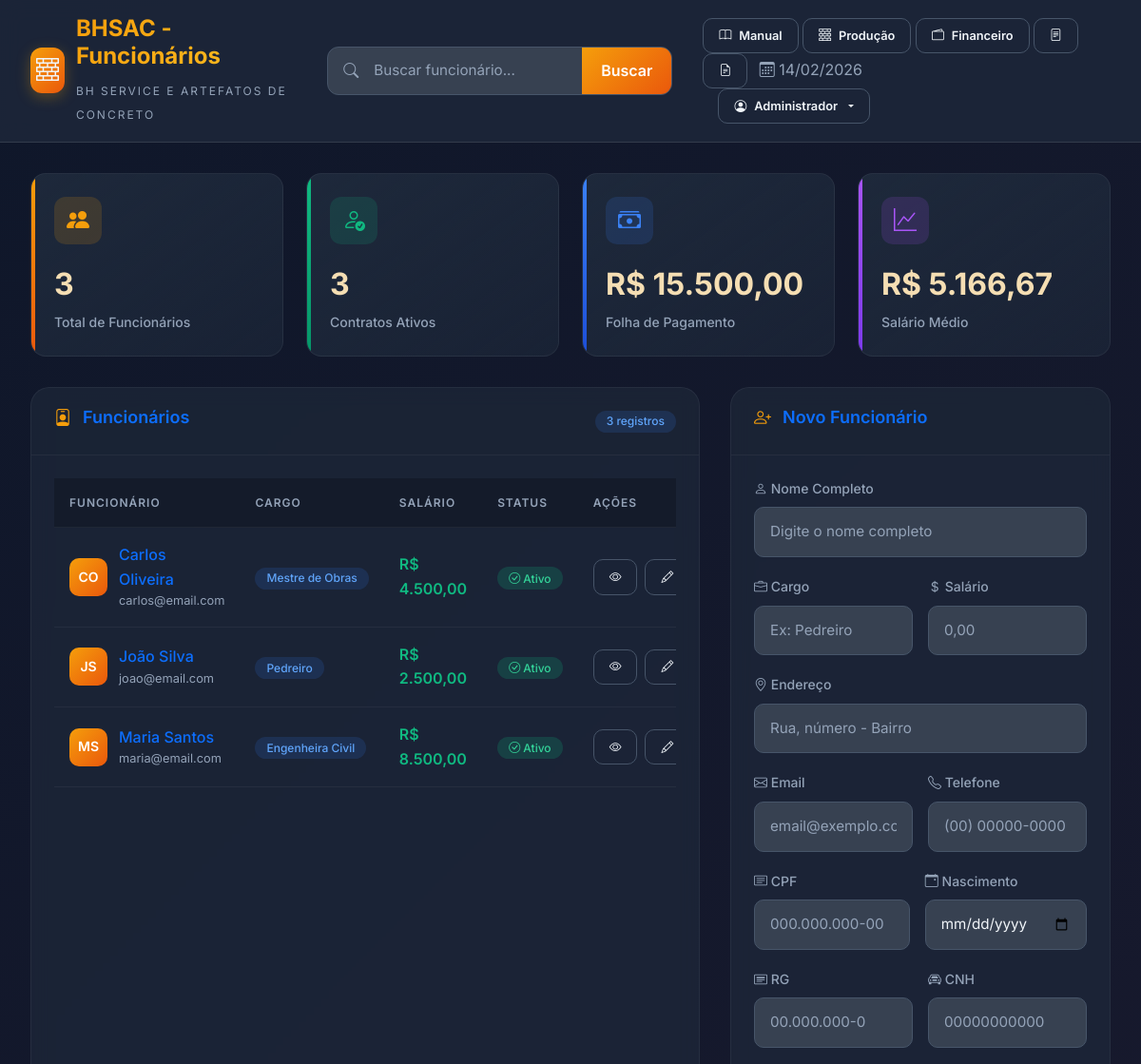
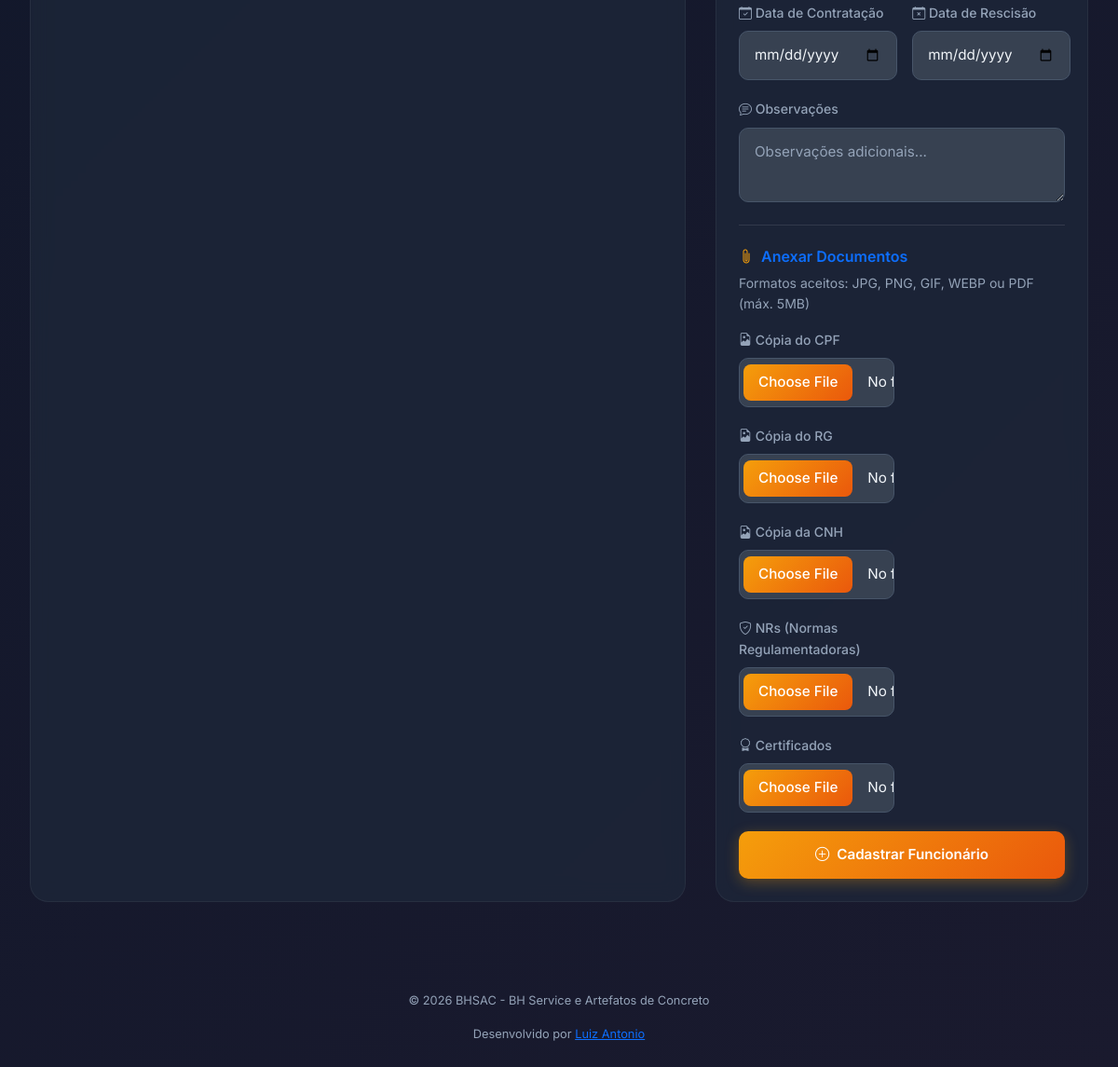
/ (signed in), run on the app's committed database (2 pictures, top to bottom).
### tables this page shows
CREATE TABLE IF NOT EXISTS funcionarios (
    id INT AUTO_INCREMENT PRIMARY KEY,
    nome VARCHAR(100) NOT NULL,
    cargo VARCHAR(50) NOT NULL,
    salario DECIMAL(10, 2) NOT NULL,
    data_nascimento DATE NOT NULL,
    cpf VARCHAR(14) NOT NULL UNIQUE,
    endereco VARCHAR(255) NOT NULL,
    email VARCHAR(100) NOT NULL,
    telefone VARCHAR(20) NOT NULL,
    data_contratacao DATE NULL,
    data_rescisao DATE NULL,
    observacoes TEXT NULL,
    data_cadastro TIMESTAMP DEFAULT CURRENT_TIMESTAMP,
    data_atualizacao TIMESTAMP DEFAULT CURRENT_TIMESTAMP ON UPDATE CURRENT_TIMESTAMP,
    ativo BOOLEAN DEFAULT TRUE
);

### index.php (the view, shortened to what the rows shown need)
<?php
require_once __DIR__ . '/models/FuncionarioDAO.php';
$dao = new FuncionarioDAO();
$funcionarios = $dao->listarTodos();
?>
<!DOCTYPE html>
<html lang="pt-BR">
<head>
    <link href="https://cdn.jsdelivr.net/npm/bootstrap@5.3.8/dist/css/bootstrap.min.css" rel="stylesheet">
    <link href="https://cdn.jsdelivr.net/npm/bootstrap-icons@1.11.3/font/bootstrap-icons.min.css" rel="stylesheet">
    <link rel="stylesheet" href="css/style.css">
</head>
<body>
    <header class="header no-print">
        <div class="header-content">
            <div class="logo">
                <div class="logo-text">
                    <h1>BHSAC - Funcionários</h1>
                </div>
            </div>
        </div>
    </header>
    <div class="main-container fade-in">
        <div class="content-grid">
            <div class="card">
                <div class="card-header">
                    <h2 class="text-primary"><i class="bi bi-person-badge"></i> Funcionários</h2>
                </div>
                <div class="card-body">
                    <?php if (count($funcionarios) > 0): ?>
                        <div class="table-container">
                            <table class="employees-table">
                                <thead>
                                    <tr>
                                        <th>Funcionário</th>
                                        <th>Cargo</th>
                                        <th>Salário</th>
                                        <th>Status</th>
                                        <th class="no-print">Ações</th>
                                    </tr>
                                </thead>
                                <tbody>
                                    <?php foreach ($funcionarios as $f): ?>
                                        <?php
                                        $iniciais = strtoupper(substr($f['nome'], 0, 1));
                                        $nomePartes = explode(' ', $f['nome']);
                                        if (count($nomePartes) > 1) {
                                            $iniciais .= strtoupper(substr(end($nomePartes), 0, 1));
                                        }
                                        $contratoAtivo = empty($f['data_rescisao']);
                                        ?>
                                        <tr class="<?= !$contratoAtivo ? 'row-inactive' : '' ?>">
                                            <td>
                                                <div class="employee-info">
                                                    <div class="employee-avatar"><?= $iniciais ?></div>
                                                    <div>
                                                        <div class="employee-name text-primary">
                                                            <?= htmlspecialchars($f['nome']) ?>
                                                        </div>
                                                        <div class="employee-email text-secondary">
                                                            <?= htmlspecialchars($f['email']) ?>
                                                        </div>
                                                    </div>
                                                </div>
                                            </td>
                                            <td><span class="badge badge-cargo"><?= htmlspecialchars($f['cargo']) ?></span></td>
                                            <td class="salary">R$ <?= number_format($f['salario'], 2, ',', '.') ?></td>
                                            <td>
                                                <?php if ($contratoAtivo): ?>
                                                    <span class="badge badge-active"><i class="bi bi-check-circle"></i> Ativo</span>
                                                <?php else: ?>
                                                    <span class="badge badge-inactive"><i class="bi bi-x-circle"></i>
                                                        Desligado</span>
                                                <?php endif; ?>
                                            </td>
                                            <td class="no-print">
                                                <div class="action-buttons">
                                                    <button class="btn btn-outline btn-sm"
                                                        onclick="showDetails(<?= $f['id'] ?>)" title="Ver detalhes">
                                                        <i class="bi bi-eye"></i>
                                                    </button>
                                                    <button class="btn btn-outline btn-sm"
                                                        onclick="editEmployee(<?= $f['id'] ?>)" title="Editar">
                                                        <i class="bi bi-pencil"></i>
                                                    </button>
                                                </div>
                                            </td>
                                        </tr>
                                    <?php endforeach; ?>
                                </tbody>
                            </table>
                        </div>
                    <?php endif; ?>
                </div>
            </div>
            <div class="card no-print">
                <div class="card-header">
                    <h2 class="text-primary"><i class="bi bi-person-plus"></i> Novo Funcionário</h2>
                </div>
            </div>
        </div>
    </div>
</body>
</html>

### data on the page
funcionarios: nome "CO", nome "Carlos Oliveira", email "carlos@email.com", cargo "Mestre de Obras", salario "4.500,00", shows "Ativo"
funcionarios: nome "JS", nome "João Silva", email "joao@email.com", cargo "Pedreiro", salario "2.500,00", shows "Ativo"
funcionarios: nome "MS", nome "Maria Santos", email "maria@email.com", cargo "Engenheira Civil", salario "8.500,00", shows "Ativo"

### other printed values
$usuarioLogado['nome'] "Administrador"
count($funcionarios) "3"
$funcionariosAtivos "3"
$totalSalarios "15.500,00"
$mediaSalario "5.166,67"
